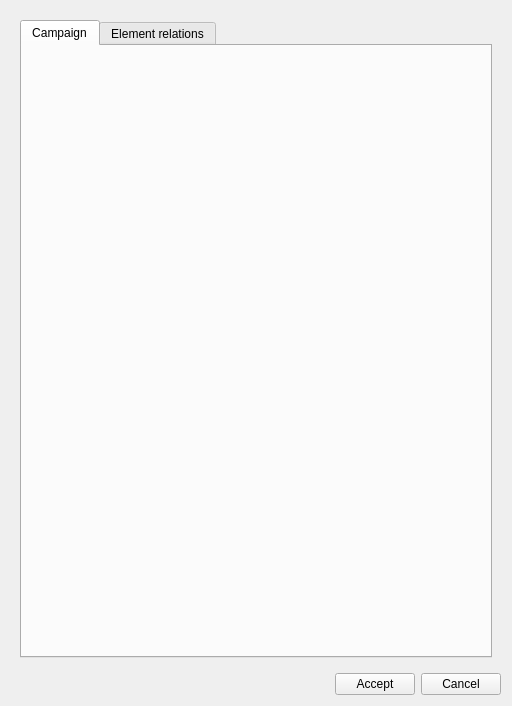
<?xml version="1.0" encoding="UTF-8"?>
<ui version="4.0">
 <class>add_campaign</class>
 <widget class="QDialog" name="add_campaign">
  <property name="geometry">
   <rect>
    <x>0</x>
    <y>0</y>
    <width>512</width>
    <height>706</height>
   </rect>
  </property>
  <property name="windowTitle">
   <string>Visit</string>
  </property>
  <layout class="QVBoxLayout" name="verticalLayout_3">
   <item>
    <widget class="QWidget" name="centralwidget" native="true">
     <layout class="QVBoxLayout" name="verticalLayout_2">
      <item>
       <widget class="QTabWidget" name="tab_widget">
        <property name="currentIndex">
         <number>0</number>
        </property>
        <widget class="QWidget" name="tab_data">
         <attribute name="title">
          <string>Campaign</string>
         </attribute>
         <layout class="QVBoxLayout" name="verticalLayout" stretch="0">
          <item>
           <layout class="QGridLayout" name="lyt_data_1"/>
          </item>
         </layout>
        </widget>
        <widget class="QWidget" name="tab_relations">
         <attribute name="title">
          <string>Element relations</string>
         </attribute>
         <layout class="QVBoxLayout" name="verticalLayout_4">
          <item>
           <layout class="QHBoxLayout" name="lyt_selection">
            <item>
             <widget class="QLineEdit" name="feature_id"/>
            </item>
            <item>
             <widget class="QPushButton" name="btn_insert">
              <property name="text">
               <string/>
              </property>
              <property name="icon">
               <iconset>
                <normaloff>../icons/111.png</normaloff>../icons/111.png</iconset>
              </property>
             </widget>
            </item>
            <item>
             <widget class="QPushButton" name="btn_delete">
              <property name="text">
               <string/>
              </property>
              <property name="icon">
               <iconset>
                <normaloff>../icons/112.png</normaloff>../icons/112.png</iconset>
              </property>
             </widget>
            </item>
            <item>
             <widget class="QToolButton" name="btn_snapping">
              <property name="text">
               <string/>
              </property>
              <property name="popupMode">
               <enum>QToolButton::MenuButtonPopup</enum>
              </property>
             </widget>
            </item>
            <item>
             <widget class="QPushButton" name="btn_expr_select">
              <property name="text">
               <string/>
              </property>
             </widget>
            </item>
           </layout>
          </item>
          <item>
           <widget class="QTabWidget" name="tab_feature">
            <property name="currentIndex">
             <number>0</number>
            </property>
            <widget class="QWidget" name="tab_arc">
             <attribute name="title">
              <string>Arc</string>
             </attribute>
             <layout class="QGridLayout" name="gridLayout">
              <item row="0" column="0">
               <widget class="QTableView" name="tbl_campaign_x_arc">
                <property name="sortingEnabled">
                 <bool>true</bool>
                </property>
               </widget>
              </item>
             </layout>
            </widget>
            <widget class="QWidget" name="tab_node">
             <attribute name="title">
              <string>Node</string>
             </attribute>
             <layout class="QGridLayout" name="gridLayout_2">
              <item row="0" column="0">
               <widget class="QTableView" name="tbl_campaign_x_node">
                <property name="sortingEnabled">
                 <bool>true</bool>
                </property>
               </widget>
              </item>
             </layout>
            </widget>
            <widget class="QWidget" name="tab_connec">
             <attribute name="title">
              <string>Connec</string>
             </attribute>
             <layout class="QGridLayout" name="gridLayout_3">
              <item row="0" column="0">
               <widget class="QTableView" name="tbl_campaign_x_connec">
                <property name="sortingEnabled">
                 <bool>true</bool>
                </property>
               </widget>
              </item>
             </layout>
            </widget>
            <widget class="QWidget" name="tab_link">
             <attribute name="title">
              <string>Link</string>
             </attribute>
             <layout class="QGridLayout" name="gridLayout_5">
              <item row="0" column="0">
               <widget class="QTableView" name="tbl_campaign_x_link">
                <property name="sortingEnabled">
                 <bool>true</bool>
                </property>
               </widget>
              </item>
             </layout>
            </widget>
            <widget class="QWidget" name="tab_gully">
             <attribute name="title">
              <string>Gully</string>
             </attribute>
             <layout class="QGridLayout" name="gridLayout_4">
              <item row="0" column="0">
               <widget class="QTableView" name="tbl_campaign_x_gully">
                <property name="sortingEnabled">
                 <bool>true</bool>
                </property>
               </widget>
              </item>
             </layout>
            </widget>
           </widget>
          </item>
         </layout>
        </widget>
       </widget>
      </item>
     </layout>
    </widget>
   </item>
   <item>
    <layout class="QGridLayout" name="lyt_buttons">
     <item row="0" column="1">
      <widget class="QPushButton" name="btn_accept">
       <property name="text">
        <string>Accept</string>
       </property>
      </widget>
     </item>
     <item row="0" column="2">
      <widget class="QPushButton" name="btn_cancel">
       <property name="text">
        <string>Cancel</string>
       </property>
      </widget>
     </item>
     <item row="0" column="0">
      <spacer name="horizontalSpacer">
       <property name="orientation">
        <enum>Qt::Horizontal</enum>
       </property>
       <property name="sizeHint" stdset="0">
        <size>
         <width>40</width>
         <height>20</height>
        </size>
       </property>
      </spacer>
     </item>
    </layout>
   </item>
  </layout>
  <action name="actionT">
   <property name="text">
    <string>t</string>
   </property>
  </action>
 </widget>
 <tabstops>
  <tabstop>tab_widget</tabstop>
 </tabstops>
 <resources/>
 <connections/>
</ui>
